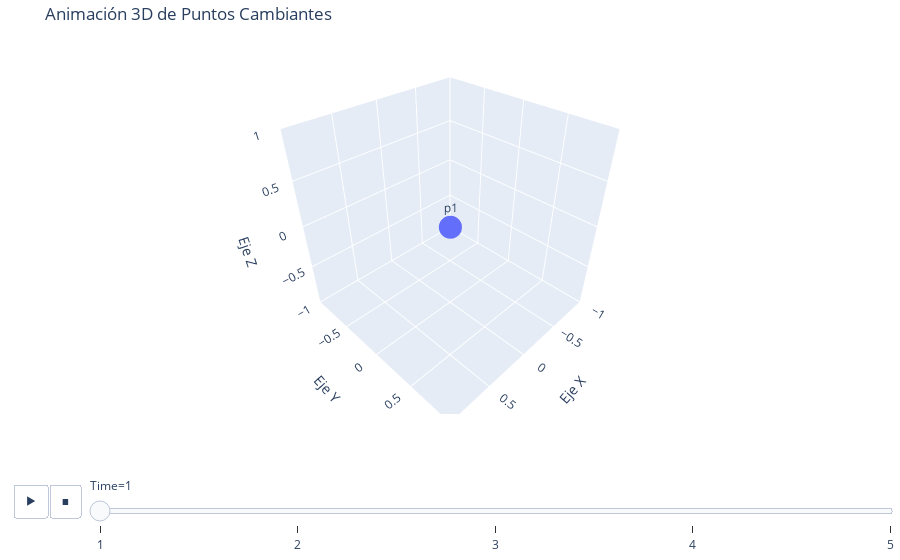

The notebook cell this image was saved under:
### Code cell
import plotly.express as px
import plotly.graph_objs as go
import plotly.offline as pyo


df = pd.DataFrame({'Time': [1, 2, 3, 4, 5],
                   'x': [0, 1, 2, 4, 5],
                    'y': [0, 1, 1, 2, 2],
                    'z': [0, 1, 3, 3, 1]})

fig = px.scatter_3d(df, x='x', y='y', z='z', text=['p1', 'p2', 'p3', 'p4', 'p5'],
                     animation_frame='Time')

fig.update_layout(title='Animación 3D de Puntos Cambiantes',
                  scene=dict(xaxis_title='Eje X', yaxis_title='Eje Y', zaxis_title='Eje Z'),
                  margin=dict(l=0, r=0, b=0, t=40))

fig.show()

### Figure 1 — Plotly figure (JSON) as saved in the notebook; plotly's stock layout.template omitted (floating-point values rounded to 4 significant figures)
{"data": [{"hovertemplate": "Time=1<br>x=%{x}<br>y=%{y}<br>z=%{z}<br>text=%{text}<extra></extra>", "legendgroup": "", "marker": {"color": "#636efa", "symbol": "circle"}, "mode": "markers+text", "name": "", "scene": "scene", "showlegend": false, "text": ["p1"], "type": "scatter3d", "x": [0], "y": [0], "z": [0]}], "layout": {"legend": {"tracegroupgap": 0}, "margin": {"b": 0, "l": 0, "r": 0, "t": 40}, "scene": {"domain": {"x": [0, 1], "y": [0, 1]}, "xaxis": {"title": {"text": "Eje X"}}, "yaxis": {"title": {"text": "Eje Y"}}, "zaxis": {"title": {"text": "Eje Z"}}}, "sliders": [{"active": 0, "currentvalue": {"prefix": "Time="}, "len": 0.9, "pad": {"b": 10, "t": 60}, "steps": [{"args": [["1"], {"frame": {"duration": 0, "redraw": true}, "fromcurrent": true, "mode": "immediate", "transition": {"duration": 0, "easing": "linear"}}], "label": "1", "method": "animate"}, {"args": [["2"], {"frame": {"duration": 0, "redraw": true}, "fromcurrent": true, "mode": "immediate", "transition": {"duration": 0, "easing": "linear"}}], "label": "2", "method": "animate"}, {"args": [["3"], {"frame": {"duration": 0, "redraw": true}, "fromcurrent": true, "mode": "immediate", "transition": {"duration": 0, "easing": "linear"}}], "label": "3", "method": "animate"}, {"args": [["4"], {"frame": {"duration": 0, "redraw": true}, "fromcurrent": true, "mode": "immediate", "transition": {"duration": 0, "easing": "linear"}}], "label": "4", "method": "animate"}, {"args": [["5"], {"frame": {"duration": 0, "redraw": true}, "fromcurrent": true, "mode": "immediate", "transition": {"duration": 0, "easing": "linear"}}], "label": "5", "method": "animate"}], "x": 0.1, "xanchor": "left", "y": 0, "yanchor": "top"}], "title": {"text": "Animación 3D de Puntos Cambiantes"}, "updatemenus": [{"buttons": [{"args": [null, {"frame": {"duration": 500, "redraw": true}, "fromcurrent": true, "mode": "immediate", "transition": {"duration": 500, "easing": "linear"}}], "label": "&#9654;", "method": "animate"}, {"args": [[null], {"frame": {"duration": 0, "redraw": true}, "fromcurrent": true, "mode": "immediate", "transition": {"duration": 0, "easing": "linear"}}], "label": "&#9724;", "method": "animate"}], "direction": "left", "pad": {"r": 10, "t": 70}, "showactive": false, "type": "buttons", "x": 0.1, "xanchor": "right", "y": 0, "yanchor": "top"}]}}
